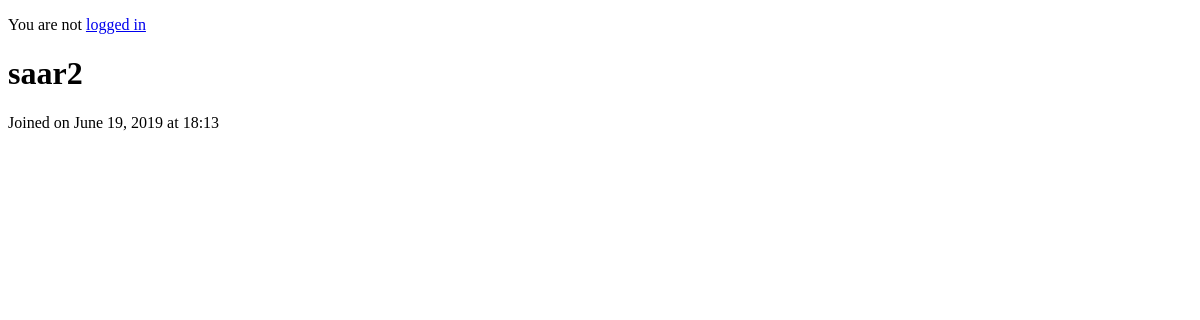
Page /jitterbunk/users/2/ on the earlier database version.
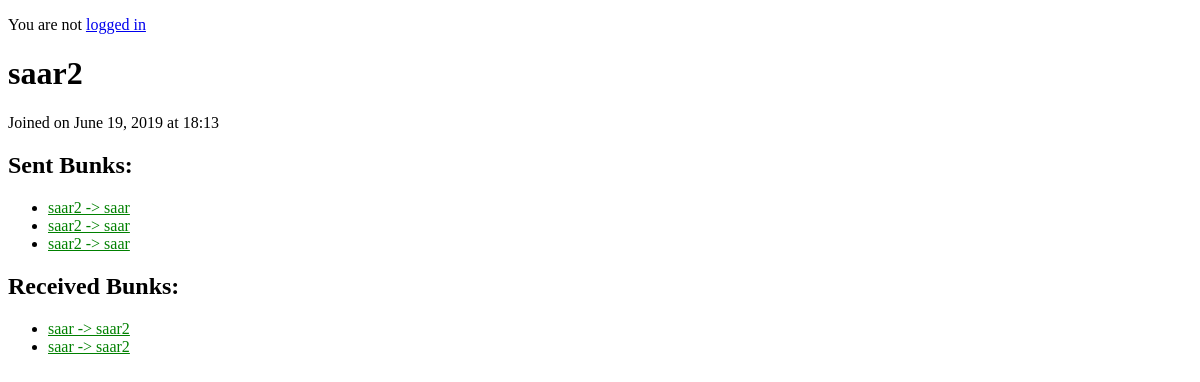
Same page on the later database version.
### jitterbunkapp/models.py (models this page shows)
class Bunk(models.Model):
    from_user = models.ForeignKey(User,
                                  related_name='from_user',
                                  on_delete=models.CASCADE)
    to_user = models.ForeignKey(User,
                                related_name='to_user',
                                on_delete=models.CASCADE)
    bunk_date = models.DateTimeField(auto_now=True)
    def __str__(self):
        return '{} -> {}'.format(
                self.from_user.username,
                self.to_user.username)

### jitterbunkapp/views.py (the view)
# urls.py: url(r'^users/(?P<pk>[0-9]+)/$', views.UserView.as_view(), name='user'),
class UserView(generic.DetailView):
    model = User
    template_name = 'jitterbunkapp/userdetail.html'
    def get_context_data(self, **kwargs):
        context = super(UserView, self).get_context_data(**kwargs)
        user = context['user']
        context['sent_bunks'] = Bunk.objects.filter(from_user=user.id)
        context['received_bunks'] = Bunk.objects.filter(to_user=user.id)
        return context

### jitterbunkapp/templatetags/app_filters.py (called while the page is built)
@register.filter(name='authenticated')
def authenticated(value):
    return value.is_authenticated()

### jitterbunkapp/templates/jitterbunkapp/userdetail.html (shortened to what this page needs)
{% extends 'jitterbunkapp/base.html' %}
{% load app_filters %}
{% block content %}
    <h1>{{ user.username }}</h1>
    <p>
        Joined on {{ user.date_joined.date }}
        at {{ user.date_joined.time.hour }}:{{ user.date_joined.time.minute }}
    </p>
    {% if sent_bunks %}
    <h2>Sent Bunks:</h2>
    <ul>
        {% for bunk in sent_bunks %}
        <li>
          <a href="{% url 'jitterbunk:bunk' bunk.id %}"> {{ bunk }} </a>
        </li>
        {% endfor %}
    </ul>
    {% endif %}
    {% if received_bunks %}
    <h2>Received Bunks:</h2>
    <ul>
        {% for bunk in received_bunks %}
        <li>
          <a href="{% url 'jitterbunk:bunk' bunk.id %}"> {{ bunk }} </a>
        </li>
        {% endfor %}
    </ul>
    {% endif %}
{% endblock %}

### jitterbunkapp/templates/jitterbunkapp/base.html
{% extends 'base.html' %}
{% load app_filters %}
{% block login %}
    {% with auth=request.user|authenticated %}
        {% if auth %}
            <p>You are logged in as {{ request.user.username }}.</p>
            <a href="{% url 'accounts:logout' %}">
                Log out
            </a>
        {% else %}
            <p>You are not
                <a href="{% url 'login' %}">logged in</a>
            </p>
        {% endif %}
    {% endwith %}
{% endblock %}

### templates/base.html (shortened to what this page needs)
<!DOCTYPE html>
<html>
<head>
    {% load staticfiles %}
    <link
        rel="stylesheet"
        type="text/css"
        href="{% static 'jitterbunkapp/style.css' %}"
    />
</head>
<body>
    <main>
        {% block login %}
        {% endblock %}
        {% block content %}
        {% endblock %}
    </main>
</body>
</html>

### jitterbunkapp/static/jitterbunkapp/style.css (style rules this page uses)
li a { color: green; }

Differences in the rows shown:
added Bunk: from_user+to_user "saar2 -> saar", shown under "Sent Bunks:"
added Bunk: from_user+to_user "saar2 -> saar", shown under "Sent Bunks:"
added Bunk: from_user+to_user "saar2 -> saar", shown under "Sent Bunks:"
added Bunk: from_user+to_user "saar -> saar2", shown under "Received Bunks:"
added Bunk: from_user+to_user "saar -> saar2", shown under "Received Bunks:"
Other differences:
text now shown: "Sent Bunks: Received Bunks:"
